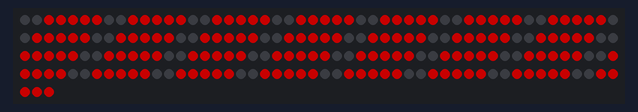
Bench run of a program on a simulated Arduino Uno, built with avr-gcc and run on an emulated ATmega328P. Shown: 203 RGB LEDs in strip order, left to right, continuing on the next row. Dim RGB values are drawn brighter than linear.

Above: at 0.1 s.

The program:

main.cpp
```cpp
#include <Arduino.h>
#include <FastLED.h>

#define NUM_LEDS_PER_DIGIT 7 // 7 LEDs por dígito
#define NUM_DIGITS 29          // 4 dígitos no display
#define LED_PIN A1             // Pino de controle dos LEDs
#define BRIGHTNESS 100        // Brilho dos LEDs

// Definição dos segmentos dos dígitos de 0 a 9
const byte digitSegments[10] = {
  B11111100,  // 0
  B01100000,  // 1
  B11011010,  // 2
  B11110010,  // 3
  B01100110,  // 4
  B10110110,  // 5
  B10111110,  // 6
  B11100000,  // 7
  B11111110,  // 8
  B11110110   // 9
};

CRGB leds[NUM_LEDS_PER_DIGIT * NUM_DIGITS]; // Array para armazenar o estado dos LEDs

void displayNumber(int number) {
  for (int digit = 0; digit < NUM_DIGITS; digit++) {
    int digitNumber = number % 10; // Pega o último dígito do número
    number /= 10; // Remove o último dígito do número

    byte segments = digitSegments[digitNumber]; // Obtém os segmentos para o dígito atual
    for (int segment = 0; segment < 7; segment++) {
      int ledIndex = (digit * NUM_LEDS_PER_DIGIT) + segment; // Calcula o índice do LED atual
      bool lit = bitRead(segments, segment); // Verifica se o segmento deve estar aceso ou apagado
      leds[ledIndex] = lit ? CRGB::Red : CRGB::Black; // Define a cor do LED
    }
  }
  FastLED.show(); // Atualiza os LEDs com as novas cores
}

void setup() {
  FastLED.addLeds<WS2812B, LED_PIN, GRB>(leds, NUM_LEDS_PER_DIGIT * NUM_DIGITS); // Configuração dos LEDs
  FastLED.setBrightness(BRIGHTNESS); // Configuração do brilho
  Serial.begin(115200); // Inicialização da comunicação serial
  FastLED.clearData();
}

void loop() {
  int number = 0; // Número a ser exibido
  displayNumber(number); // Exibe o número
  delay(1000); // Espera 1 segundo antes de exibir o próximo número
}
```
